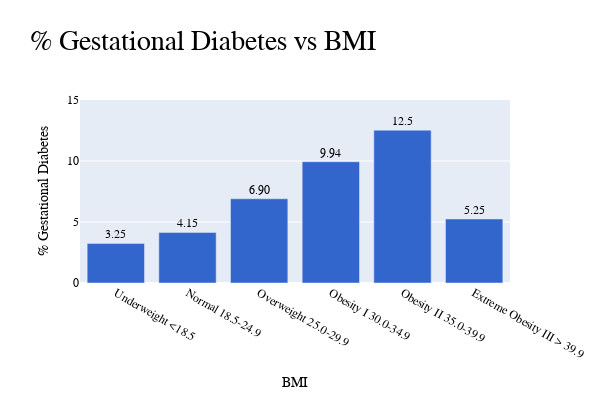

This figure's notebook cell:
### Markdown cell above
# Plots on BMI

### Code cell
import pandas as pd
import plotly.express as px

GestationalDiabetes_vs_BMI =  {
"Underweight <18.5          ":      3.247,
"Normal 18.5-24.9           ":      4.147,
"Overweight 25.0-29.9       ":      6.904,
"Obesity I 30.0-34.9        ":      9.941,
"Obesity II 35.0-39.9       ":      12.53,
"Extreme Obesity III > 39.9 ":      5.248,
}

dict_name = GestationalDiabetes_vs_BMI
x_value = 'BMI'
y_value = '% Gestational Diabetes'
TITLE_name = y_value  + " vs " + x_value

# Convert dictionary to Pandas DataFrame
df = pd.DataFrame.from_dict(dict_name, orient='index', columns=[y_value])

# Reset the index to create a 'Age' column
df = df.reset_index().rename(columns={'index': x_value})

HEIGHT=400
WIDTH=600

# Create a bar graph using function plot_bar_graph that internally calls plotly
fig = plot_bar_graph(x_value, y_value, TITLE_name, df, HEIGHT, WIDTH, 0, 15)

fig.show()

### Figure 1 — Plotly figure (JSON) as saved in the notebook; plotly's stock layout.template omitted (floating-point values rounded to 4 significant figures)
{"data": [{"alignmentgroup": "True", "cliponaxis": false, "hovertemplate": "BMI=%{x}<br>% Gestational Diabetes=%{y}<extra></extra>", "legendgroup": "", "marker": {"color": "#3366CC", "pattern": {"shape": ""}}, "name": "", "offsetgroup": "", "orientation": "v", "showlegend": false, "textangle": 0, "textfont": {"size": 12}, "textposition": "outside", "texttemplate": "%{y:.3s}", "type": "bar", "x": ["Underweight <18.5          ", "Normal 18.5-24.9           ", "Overweight 25.0-29.9       ", "Obesity I 30.0-34.9        ", "Obesity II 35.0-39.9       ", "Extreme Obesity III > 39.9 "], "xaxis": "x", "y": [3.247, 4.147, 6.904, 9.941, 12.53, 5.248], "yaxis": "y"}], "layout": {"barmode": "relative", "font": {"color": "black", "family": "Verdana"}, "height": 400, "legend": {"title": {"font": {"color": "black"}}, "tracegroupgap": 0}, "title": {"font": {"color": "black", "family": "Verdana", "size": 28}, "text": "% Gestational Diabetes vs BMI"}, "width": 600, "xaxis": {"anchor": "y", "domain": [0, 1], "title": {"text": "BMI"}}, "yaxis": {"anchor": "x", "domain": [0, 1], "range": [0, 15], "title": {"text": "% Gestational Diabetes"}}}}
